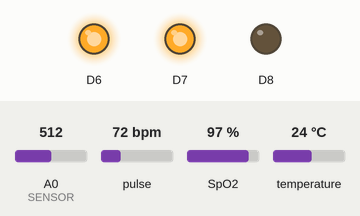
Bench run of a sketch on a simulated ESP8266 (NodeMCU). Parts: output pins drawn as LEDs (lit = HIGH). The inputs (shaded band) are chosen by the test bench; at power-on: pulse 72 bpm, A0 (SENSOR) = 512, SpO2 97 %, temperature 24 °C. WiFi joins after 1.5 s; servers stay silent unless stated; no MQTT or app messages arrive unless stated; what the sketch prints to the serial monitor is not drawn.

Above: at 2.7 s.
2.8 s: pulse set to 66 bpm
4.8 s: pulse set to 63 bpm
At 6.8 s:
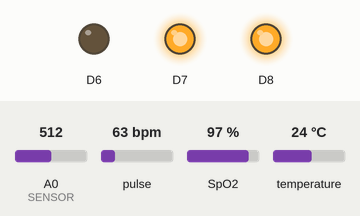
7.1 s: pulse set to 70 bpm
At 8.5 s:
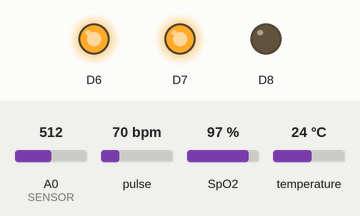
9.1 s: pulse set to 42 bpm
At 10.1 s:
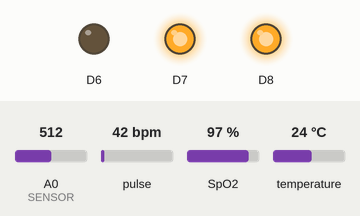
Timing chart, 0 to 12.1 s (numbered marks = the images above; inputs shaded):
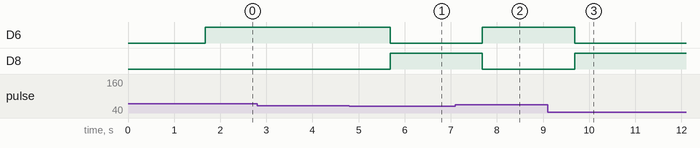

The sketch:

iot_health_monitoring.ino
```cpp
#include <Wire.h>
#include "MAX30100_PulseOximeter.h"
#include <ESP8266WiFi.h>
#include <PubSubClient.h>
#include <OneWire.h>
#include <DallasTemperature.h>

#define WIFISSID "YOUR_WIFI_NAME"
#define PASSWORD "YOUR_WIFI_PASSWORD"
#define TOKEN "YOUR_UBIDOTS_TOKEN"
#define MQTT_CLIENT_NAME "myecgsensor"
#define DEVICE_LABEL "remote-patient-health-monitoring"
#define ONE_WIRE_BUS 2
#define REPORTING_PERIOD_MS 1000
#define SENSOR A0

char mqttBroker[] = "industrial.api.ubidots.com";
char payload[100];
char topic[150];

PulseOximeter pox;
uint32_t tsLastReport = 0;
OneWire oneWire(ONE_WIRE_BUS);
DallasTemperature sensors(&oneWire);
WiFiClient ubidots;
PubSubClient client(ubidots);

void onBeatDetected() {}

void reconnect() {
  while (!client.connected()) {
    if (!client.connect(MQTT_CLIENT_NAME, TOKEN, "")) {
      delay(2000);
    }
  }
}

void publishValue(const char* label, float value) {
  char str[16];
  dtostrf(value, 4, 2, str);
  sprintf(topic, "/v1.6/devices/%s", DEVICE_LABEL);
  sprintf(payload, "{\"%s\": {\"value\": %s}}", label, str);
  client.publish(topic, payload);
  client.loop();
}

void setup() {
  pinMode(D6, OUTPUT);
  pinMode(D7, OUTPUT);
  pinMode(D8, OUTPUT);
  pinMode(SENSOR, INPUT);
  Serial.begin(115200);
  sensors.begin();
  sensors.setResolution(9);
  WiFi.begin(WIFISSID, PASSWORD);
  while (WiFi.status() != WL_CONNECTED) {
    delay(500);
  }
  digitalWrite(D7, HIGH);
  Serial.println(WiFi.localIP());
  client.setServer(mqttBroker, 1883);
  if (!pox.begin()) {
    Serial.println("MAX30100 not found");
  }
  pox.setOnBeatDetectedCallback(onBeatDetected);
}

void loop() {
  if (!client.connected()) {
    reconnect();
  }
  pox.update();

  if (millis() - tsLastReport > REPORTING_PERIOD_MS) {
    tsLastReport = millis();

    float ecg = analogRead(SENSOR);
    float heartRate = pox.getHeartRate();
    float spo2 = pox.getSpO2();
    sensors.requestTemperatures();
    float tempC = sensors.getTempCByIndex(0);
    float tempF = (tempC * 1.8) + 32;

    publishValue("myecg", ecg);
    publishValue("temperature", tempF);

    bool fingerOn = (heartRate > 0 && spo2 > 0);
    if (fingerOn) {
      publishValue("heartrate", heartRate);
      publishValue("SPo2", spo2);
    }

    bool abnormal = (tempF > 99) ||
                    (fingerOn && (spo2 < 95 || heartRate < 65 || heartRate > 100));
    digitalWrite(D8, abnormal ? HIGH : LOW);
    digitalWrite(D6, abnormal ? LOW : HIGH);
  }
}
```

Measured:
- the behaviour switches between 65 and 64 bpm on pulse (found by bisection; images 0 and 1)
- after the input at 2.8 s, every drawn part: stays the same
- after the input at 4.8 s, D6: HIGH → LOW after 0.88 s; D8: LOW → HIGH after 0.88 s
- after the input at 7.1 s, D6: LOW → HIGH after 0.59 s; D8: HIGH → LOW after 0.59 s
- after the input at 9.1 s, D6: HIGH → LOW after 0.59 s; D8: LOW → HIGH after 0.59 s
